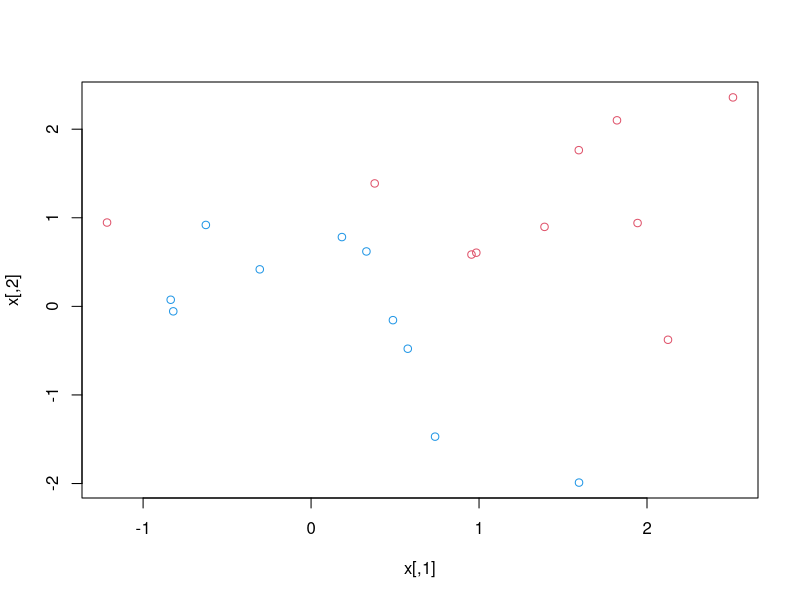
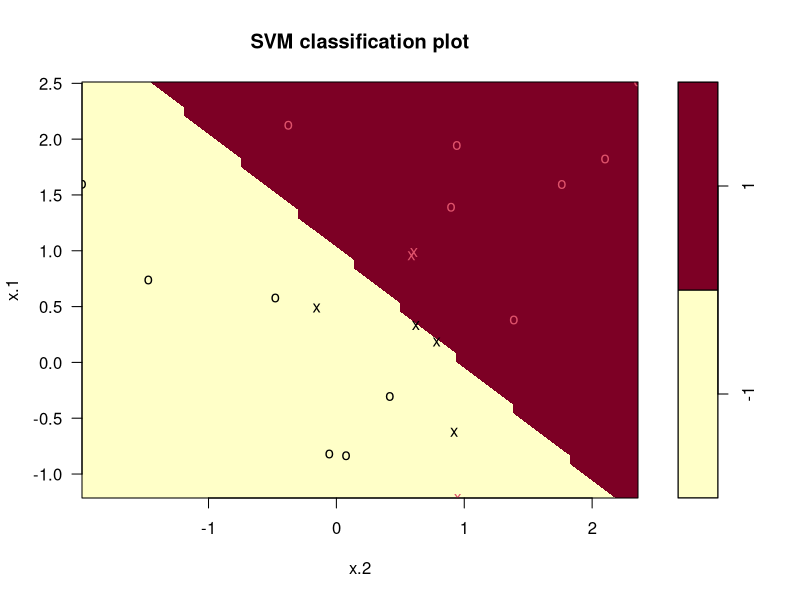
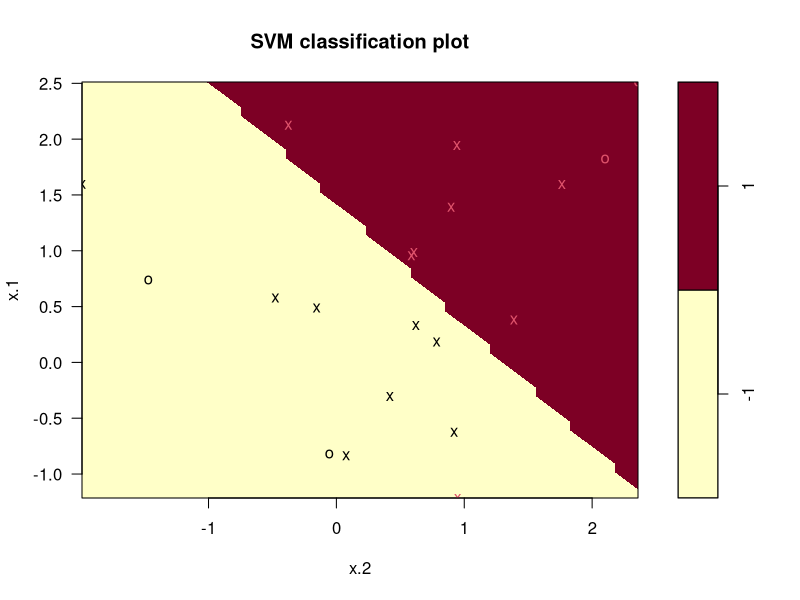
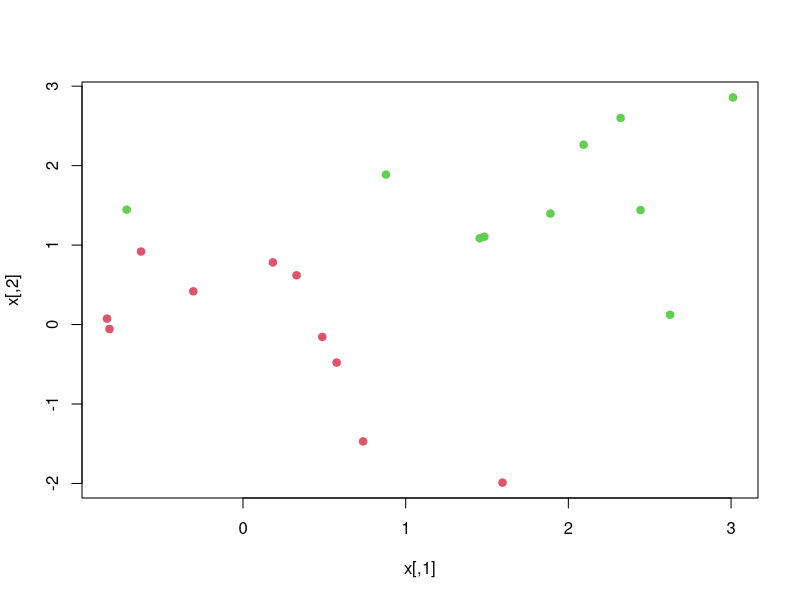
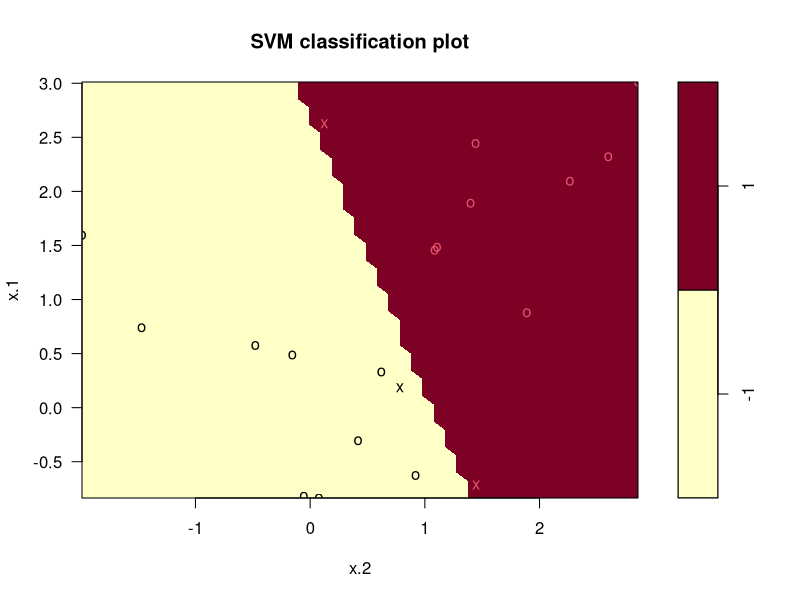
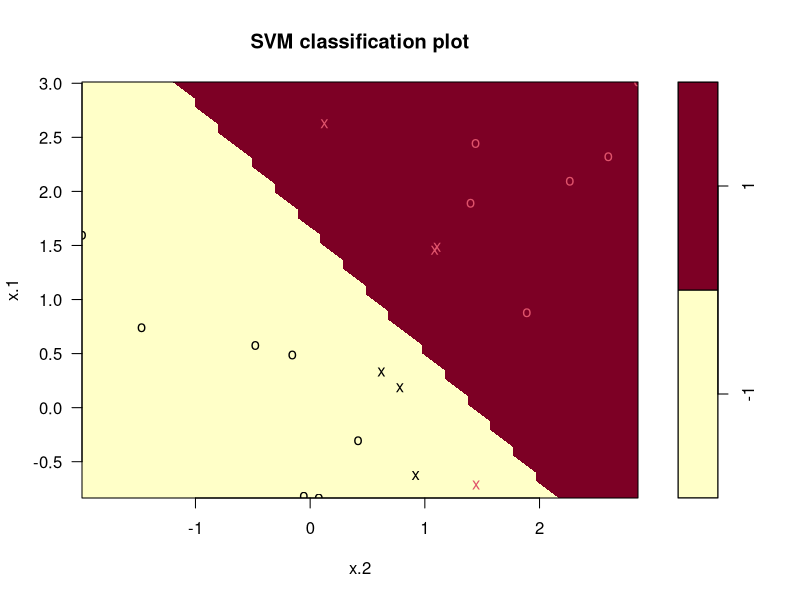
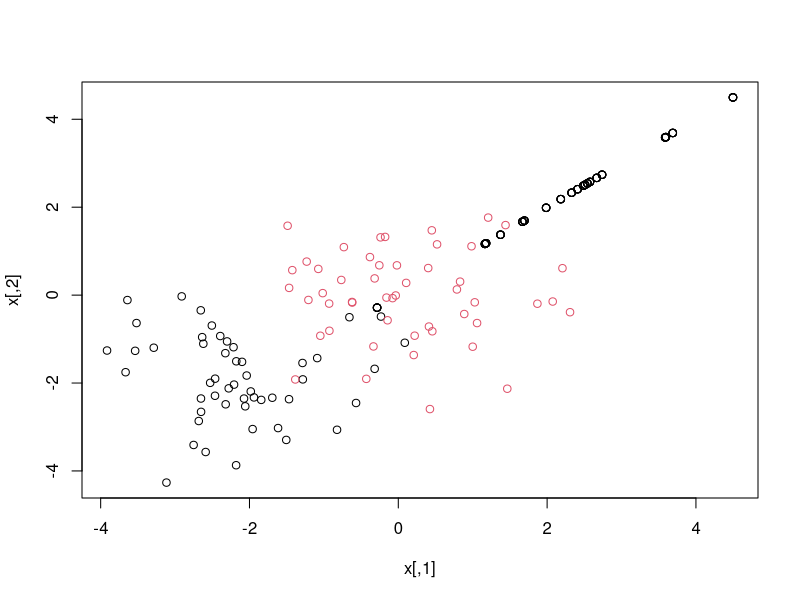
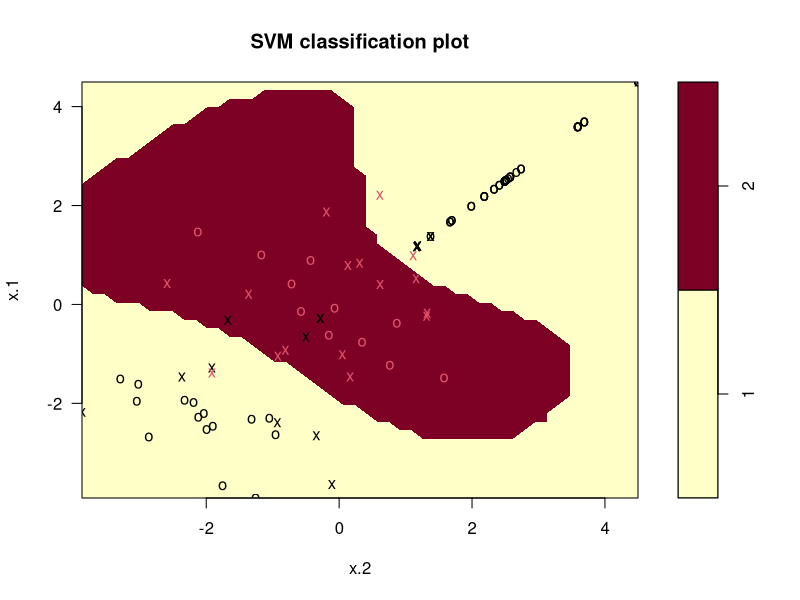

R code for these plots, in order:
## ---- chunk 1
knitr::opts_chunk$set(echo = TRUE)
## ---- chunk 2
set.seed(1)
x <- matrix(rnorm(20*2), ncol = 2)
y <- c(rep(-1, 10), rep(1, 10))
x[y==1, ] = x[y==1, ] + 1
plot(x, col=(3-y))
## ---- chunk 3
dat <- data.frame(x=x, y=as.factor(y))
library(e1071)
svmfit <- svm(y~., data=dat, kernel="linear", cost=10, scale = FALSE)
plot(svmfit, dat)
## ---- chunk 4
summary(svmfit)
## ---- chunk 5
svmfit <- svm(y~., data = dat, kernel="linear", cost=0.1, scale = FALSE)
plot(svmfit, dat)
## ---- chunk 6
svmfit$index
## ---- chunk 7
set.seed(1)
turn.out <- tune(svm, y~., data = dat, kernel="linear", ranges = list(cost=c(0.001, 0.01, 0.1, 1.5, 10, 100)))
summary(turn.out)
## ---- chunk 8
bestmod <- turn.out$best.model
summary(bestmod)
## ---- chunk 9
set.seed(1)
xtest <- matrix(rnorm(20*2), ncol=2)
ytest <- sample(c(-1, 1), 20, rep=TRUE)
xtest[ytest==1, ] = xtest[ytest == 1, ] +1
testdat <- data.frame(x=xtest, y=as.factor(ytest))
## ---- chunk 10
ypred <- predict(bestmod, testdat)
table(predict=ypred, truth=testdat$y)
## ---- chunk 11
svmfit <- svm(y~., data = dat, kernel="linear", cost=0.01, scale = FALSE)
ypred <- predict(svmfit, testdat)
table(predict=ypred, truth=testdat$y)
## ---- chunk 12
x[y==1, ]=x[y==1, ] + 0.5
plot(x, col=(y + 5)/2, pch=19)
## ---- chunk 13
dat <- data.frame(x=x, y=as.factor(y))
svmfit <- svm(y~., data=dat, kernel="linear", cost=1e5, scale = FALSE)
summary(svmfit)
## ---- chunk 14
plot(svmfit, dat)
## ---- chunk 15
svmfit <- svm(y~., data=dat, kernel="linear", cost=1, scale = FALSE)
summary(svmfit)
## ---- chunk 16
plot(svmfit, dat)
## ---- chunk 17
set.seed(1)
x <- matrix(rnorm(200*2), ncol=2)
x[1:100,] = x[1:10,] + 2
x[101:150,] = x[101:150,] - 2
y = c(rep(1, 150), rep(2, 50))
dat <- data.frame(x=x, y=as.factor(y))
plot(x, col=y)
## ---- chunk 18
train <- sample(200, 100)
svmfit <- svm(y~., data=dat[train,], kernel="radial", gamma=1, cost=1)
plot(svmfit, dat[train, ])
## ---- chunk 19
summary(svmfit)
## ---- chunk 20
svmfit <- svm(y~., data=dat[train,], kernel="radial", gamma=1, cost=1e5)
plot(svmfit, dat[train, ])
## ---- chunk 21
set.seed(1)
tune.out <- tune(svm, y~., data = dat[train,], kernel="radial", ranges = list(cost=c(0.1, 1, 10, 100, 1000), gamma=c(0.5, 1, 2, 3, 4)))
summary(tune.out)
## ---- chunk 22
table(true=dat[-train, "y"], pred=predict(tune.out$best.model, newdata=dat[-train,]))
## ---- chunk 23
library(ROCR)
rocplot <- function(pred, truth, ...){
  predob=prediction(pred, truth)
  perf=performance(predob, "tpr", "fpr")
  plot(perf, ...)
}
## ---- chunk 24
svmfit.opt <- svm(y~., data=dat[train,], kernel="radial", gamma=2, cost=1, decision.values=TRUE)

fitted <- attributes(predict(svmfit.opt, dat[train, ], decision.values=TRUE))$decision.values
rocplot(fitted, dat[train, "y"], main="Training Data")
## ---- chunk 25
svmfit.flex <- svm(y~., data=dat[train,], kernel="radial", gamma=50, cost=1, decision.values=TRUE)

fitted <- attributes(predict(svmfit.flex, dat[train, ], decision.values=TRUE))$decision.values

rocplot(fitted, dat[train, "y"], col="red", main="Training Data")
## ---- chunk 26
fitted <- attributes(predict(svmfit.opt, dat[-train, ], decision.values=TRUE))$decision.values
rocplot(fitted, dat[-train, "y"], main="Test Data")
## ---- chunk 27
fitted <- attributes(predict(svmfit.flex, dat[-train, ], decision.values=TRUE))$decision.values

rocplot(fitted, dat[-train, "y"], col="red", main="Test Data")
